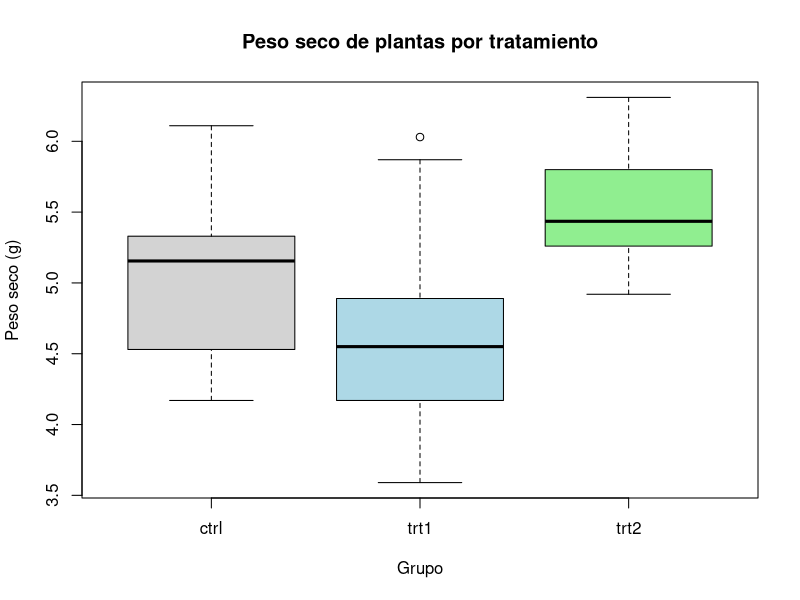
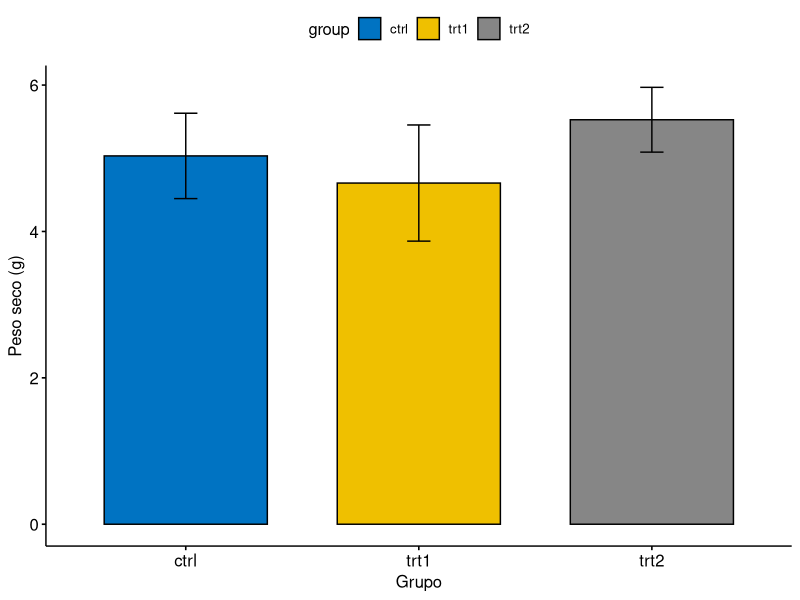
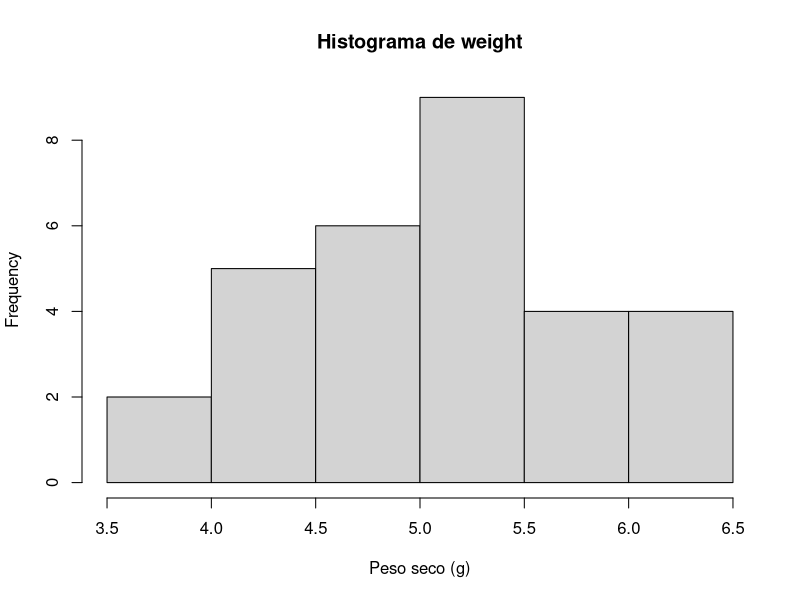

Here is the R script that generated these plots, in order:
# ============================================================
# Tarea 1 — R básico para ciencia de datos
# Nombre: Apellido Nombre
# Fecha:
# ============================================================


# ============================================================
# PARTE 1 — Abre y explora los datos
# ============================================================

# Llamamos el dataset PlantGrowth que viene en R base
data(PlantGrowth)

# str() muestra la estructura: 30 filas, 2 variables
str(PlantGrowth)

# head() muestra las primeras 6 filas
head(PlantGrowth)

# dim() indica que el dataset tiene 30 filas y 2 columnas
dim(PlantGrowth)

# summary() da un resumen de cada variable
summary(PlantGrowth)

# La variable categórica (factor) es: group (ctrl, trt1, trt2)
# La variable numérica es: weight
# R muestra group como Factor y weight como numeric — correcto

# Exportamos el dataset como CSV
library(readr)
write_csv(PlantGrowth, "PlantGrowth_exportado.csv")


# ============================================================
# PARTE 2 — Estadísticos descriptivos y gráficos
# ============================================================

# Estadísticos descriptivos de weight
mean(PlantGrowth$weight)     # promedio ≈ 5.07 g
median(PlantGrowth$weight)   # mediana ≈ 5.15 g
sd(PlantGrowth$weight)       # desviación estándar ≈ 0.70 g
min(PlantGrowth$weight)      # mínimo ≈ 3.59 g
max(PlantGrowth$weight)      # máximo ≈ 6.31 g
summary(PlantGrowth$weight)  # resumen completo

# El peso promedio es ~5.07 g con poca dispersión (sd ≈ 0.70),
# lo que indica que las plantas tienen pesos relativamente similares.
# La mediana y la media son muy cercanas, señal de simetría en los datos.

# Boxplot de weight por group (R base)
boxplot(weight ~ group, data = PlantGrowth,
        main = "Peso seco de plantas por tratamiento",
        xlab = "Grupo", ylab = "Peso seco (g)",
        col = c("lightgray", "lightblue", "lightgreen"))

# Gráfica de barras con media ± sd usando ggpubr
library(ggpubr)
ggbarplot(data = PlantGrowth, x = "group", y = "weight",
          add = "mean_sd",
          fill = "group",
          palette = "jco",
          xlab = "Grupo",
          ylab = "Peso seco (g)")


# ============================================================
# PARTE 3 — Análisis estadístico
# ============================================================

# -- Normalidad --
hist(PlantGrowth$weight, main = "Histograma de weight", xlab = "Peso seco (g)")

shapiro.test(PlantGrowth$weight)

# p-value ≈ 0.09 > 0.05 → NO rechazamos H0
# Los datos SÍ siguen una distribución normal.
# Se cumple el supuesto de normalidad, podemos usar ANOVA.

# -- ANOVA de una vía --
modelo <- lm(weight ~ group, data = PlantGrowth)
anova(modelo)

# p-value ≈ 0.016 < 0.05 → rechazamos H0
# El tratamiento SÍ tiene un efecto significativo sobre el peso de las plantas.
# Al menos uno de los grupos difiere de los demás.

# -- Prueba de Tukey --
fm <- aov(modelo)
TukeyHSD(fm, "group")

# trt1 vs trt2: p ajustado < 0.05 → diferencia significativa
# ctrl vs trt1: p > 0.05 → no hay diferencia significativa
# ctrl vs trt2: p > 0.05 → no hay diferencia significativa
# El tratamiento 2 produce plantas más pesadas que el tratamiento 1,
# pero ninguno difiere significativamente del control.
